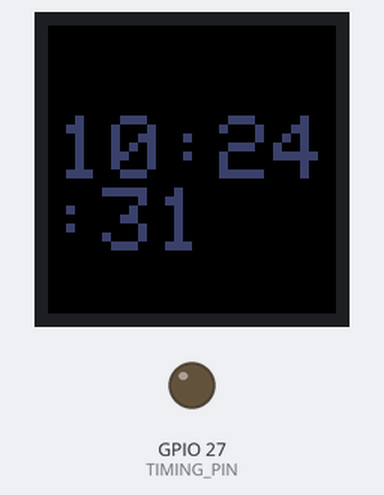
A sketch run on a simulated ESP32. Parts: 32×32 colour display, output pins drawn as LEDs (lit = HIGH). WiFi joins after 1.5 s; servers stay silent unless stated; the local clock reads 2024-03-15 10:24:30 at power-on unless the sketch sets it; storage starts empty; random numbers use the default seed unless the sketch sets one; what the sketch prints to the serial monitor is not drawn.

Above: at 1.6 s.
Timing chart, 0 to 4.5 s (numbered marks = the images above):
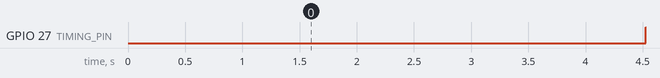

The sketch:

display_and_clock_and_audio.ino
```cpp
#include <Adafruit_GFX.h>
#include <Adafruit_GrayOLED.h>
#include <gfxfont.h>
#include <PxMatrix.h>
#include <WiFi.h>
#include <Arduino.h>
#include <FS.h>
#include <SPIFFS.h>

// Time API Setup
const char* ssid       = "DukeVisitor";
const char* password   = "";
const char* ntpServer = "pool.ntp.org";
const long  gmtOffset_sec = -18000; // Eastern Standard Time
const int   daylightOffset_sec = 3600; // observes daylight savings
char the_time[10];
volatile int minute;
volatile int hour;
volatile int second;

// ISR Flags
volatile bool displayFlag = false;
volatile bool secondFlag = false;
volatile bool sampleFlag = false;

int sample;

// LED Matrix Display
#define P_LAT 22
#define P_A 19
#define P_B 23
#define P_C 18
#define P_D 5
#define P_OE 15
#define DAC_OUT 25

#define TIMING_PIN 27

PxMATRIX display(32,32,P_LAT, P_OE,P_A,P_B,P_C,P_D);
#define RANDOM_PIN 34

// Time Setup
hw_timer_t *displayTimer = NULL;
hw_timer_t *clockTimer = NULL;
hw_timer_t *sampleTimer = NULL;

#define BUFFER_SIZE 1024
File audioFile;
char *playing_buf;
char *filling_buf;
char *tmp;
int playing_buf_size = 0;
int filling_buf_size = 0;
int playing_idx = 0;

void formatTime();
void playWAV(String fileName);
void fillBuffer();
void switchBuffers();

uint16_t randomColor()
{
  return random(65535);
}

void IRAM_ATTR isr_display_updater()
{
  displayFlag = 1;
}

void IRAM_ATTR isr_second_passed()
{
  secondFlag = 1;
}

void IRAM_ATTR isr_play_sample()
{
  dacWrite(DAC_OUT, playing_buf[playing_idx]);
  playing_idx++;
  if(playing_idx == playing_buf_size)
  {
    switchBuffers();
  }
}

void setup()
{
  Serial.begin(115200);

  sample = 0;
  pinMode(TIMING_PIN, OUTPUT);

  // connect to WiFi
  Serial.printf("Connecting to %s ", ssid);
  WiFi.begin(ssid, password);
  while (WiFi.status() != WL_CONNECTED) {
      delay(500);
      Serial.print(".");
  }
  Serial.println(" CONNECTED");

  // Initialize Time API
  configTime(gmtOffset_sec, daylightOffset_sec, ntpServer);

  // initialize random seed to disconnected analog pin input
  pinMode(RANDOM_PIN, INPUT);
  randomSeed(analogRead(RANDOM_PIN));

  display.begin(16);
  display.flushDisplay();

  displayTimer = timerBegin(1000000);
  timerAttachInterrupt(displayTimer, &isr_display_updater);
  timerAlarm(displayTimer, 5000, true, 0);

  clockTimer = timerBegin(1000000);
  timerAttachInterrupt(clockTimer, &isr_second_passed);
  timerAlarm(clockTimer, 1000000, true, 0);

  display.setTextColor(randomColor());
  display.setTextSize(1);

  struct tm timeinfo;
  if(!getLocalTime(&timeinfo)){
    Serial.println("Failed to obtain time");
    return;
  }

  // grab time from API
  minute = timeinfo.tm_min;
  hour = timeinfo.tm_hour % 12;
  if(hour == 0)
  {
    hour = 12;
  }
  second = timeinfo.tm_sec;

  formatTime();
  display.clearDisplay();
  display.print(the_time);

  // Initialize SPIFFS
  if (!SPIFFS.begin(true)) {
    Serial.println("SPIFFS mount failed");
    delay(3000);
    return;
  }

  playing_buf = (char *)malloc(BUFFER_SIZE);
  filling_buf = (char *)malloc(BUFFER_SIZE);

  playWAV("/hitsdifferent8.wav");
}

void loop()
{
  if(displayFlag)
  {
    display.display(10);
    displayFlag = false;
  }
  if(secondFlag)
  {
    second++;
    display.clearDisplay();
    formatTime();
    display.print(the_time);
    secondFlag = false;
  }
  if(filling_buf_size == 0)
  {
    digitalWrite(TIMING_PIN, 1);
    fillBuffer();
    digitalWrite(TIMING_PIN, 0);
  }
}

void formatTime()
{
  if(second == 60)
  {
    second = 0;
    minute++;
    if(minute == 60)
    {
      minute = 0;
      hour++;
      if(hour == 13)
      {
        hour = 1;
      }
    }
  }

  // add leading zero for single digit minutes
  if(minute < 10)
  {
    sprintf(the_time, "%d:0%d:%d", hour, minute, second);
  }
  else
  {
    sprintf(the_time, "%d:%d:%d", hour, minute, second);
  }

  // adjust cursor based on hour digits
  if(hour > 9)
  {
    display.setCursor(1 , 10);
  }
  else
  {
    display.setCursor(5 , 10);
  }
}

void playWAV(String fileName)
{
  // Open the WAV file
  audioFile = SPIFFS.open(fileName, "r");
  if (!audioFile) {
    Serial.println("Failed to open file");
    delay(3000);
    return;
  }

  if(audioFile.available())
  {
    fillBuffer();
    switchBuffers();
    sampleTimer = timerBegin(1000000);
    timerAttachInterrupt(sampleTimer, &isr_play_sample);
    timerAlarm(sampleTimer, 62, true, 0); // 1/16000Hz = 62.5us
    Serial.println("WAV file playing");
  }

  audioFile.seek(44); // skip WAV header
}

void fillBuffer()
{
  Serial.println("fillBuffer");
  if(audioFile.available())
  {
    filling_buf_size = audioFile.readBytes(filling_buf, BUFFER_SIZE);
    Serial.println(filling_buf_size, DEC);
  }
  else
  {
    // TODO: maybe check for a repeat?
    timerDetachInterrupt(sampleTimer);
    audioFile.close();
    filling_buf_size = -1;
  }
}

void IRAM_ATTR switchBuffers()
{
  playing_buf_size = filling_buf_size;
  filling_buf_size = 0;
  char *tmp = filling_buf;
  filling_buf = playing_buf;
  playing_buf = tmp;
  playing_idx = 0;
}
```

Measured:
- by itself, GPIO 27 (TIMING_PIN): LOW → HIGH at 4.5 s
